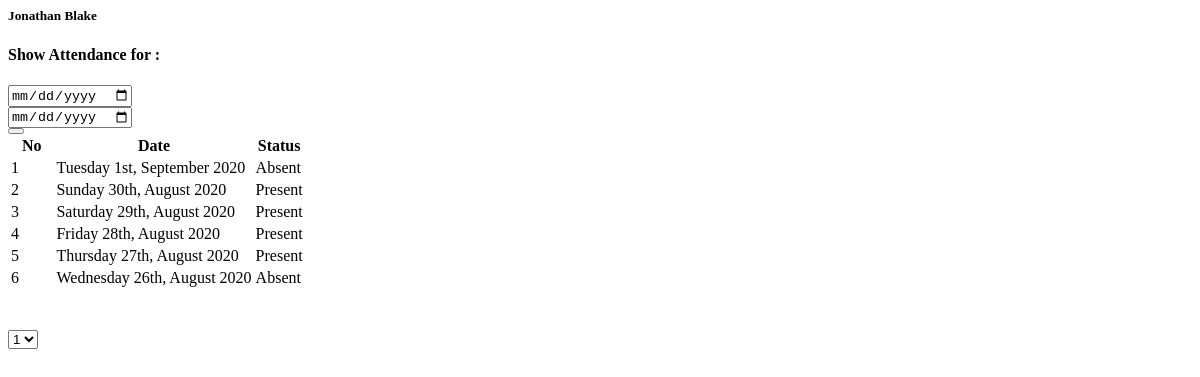
The app's page /students/view-only-attendance/2/ (signed in), older data.
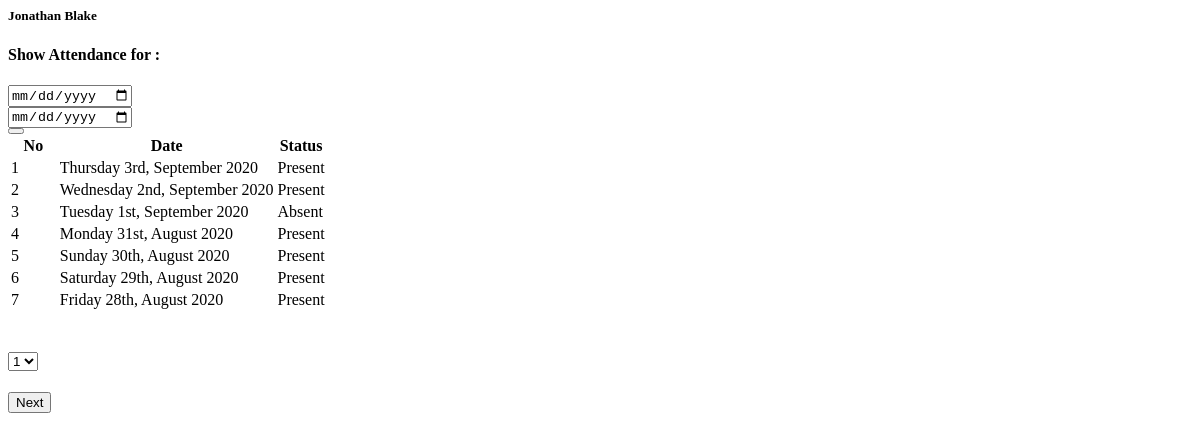
The same page, newer data.
### students/models.py (models this page shows, shortened)
class Attendance(models.Model):
	Class = models.ForeignKey(Class,on_delete=models.CASCADE,unique_for_date="date")
	present_students=models.ManyToManyField(Student, related_name='attendance')
	date = models.DateField(validators=[prevent_future_dates])
	class Meta:
		ordering = ["-date"]
		constraints = [models.UniqueConstraint(fields=["Class","date"],name="unique_attendance")]

### students/views.py (the view)
# urls.py: path("view-only-attendance/",views.view_only_attendance,name="view_only_attendance"),
@require_auth
def view_only_attendance(request,pk):
	user = request.user
	level = user.level
	if level == "Parent":
		student =  user.parent.student_set.get(pk=pk)
	elif level == "Admin":
		student = Student.objects.get(Class__school__admin=user.admin,pk=pk)
	else:
		student = user.teacher.teacher_class.student_set.get(pk=pk)
	attendance = student.Class.attendance_set.all()
	if "start_date" in request.GET.keys():
		start_date = request.GET.get("start_date")
		end_date = request.GET.get("end_date")
		if date.fromisoformat(start_date) > date.today():
			return HttpResponse("DoesNotExist")
		attendance = attendance.filter(date__range=(start_date,end_date))
	else:
		start_date = ""
		end_date = ""
	paginator = Paginator(attendance,7)
	attendance = paginator.get_page(request.GET.get("attendance_page"))
	return render(request,"students/view_only_attendance.html",{"attendance":attendance,"student":student,"start_date" : start_date,"end_date" : end_date})

### tools.py (called while the page is built)
def require_auth(func):
    @wraps(func)
    def innerfunc(request,*args,**kwargs):
        print(dir(request))
        if request.user.is_authenticated:
            return func(request,*args,**kwargs)
        else:
            raise PermissionDenied()
    return innerfunc

### students/templates/students/view_only_attendance.html (shortened to what this page needs)
<div id="attendance-div{{student.pk}}">
    <h5 class="text-center border-bottom mb-3 pb-2">{{student.name}}</h5>
    <h4 class="mt-2 text-center">Show Attendance for :</h4>
    <div class="d-flex my-3" >
        <div class="d-flex date-container ml-0" style="width:40%;">
                <input class="date-input choose-date" type="date" id="start-date" value="{{start_date}}">
        </div>
        <div class="d-flex date-container ml-2" style="width:40%;">
                <input class="date-input choose-date" type="date" id="end-date" value="{{end_date}}">
        </div>
        <div class="d-flex mx-2" style="width:20%;">
            <button class="btn btn-dark radius" id="check-attendance">
            </button>
        </div>
    </div>
    <table class="table attendance-table table-hover">
        <thead class="thead-light">
            <th style="width:15%;">No</th>
            <th>Date</th>
            <th>Status</th>
        </thead>
        <tbody >
            {% for each_attendance in attendance %}
                {% if student in each_attendance.present_students.all %}
                    <tr >
                        <td>{{forloop.counter}}</td>
                        <td>
                            {{each_attendance.date|date:"l jS, F Y"}} </td>
                        <td><span class="badge badge-success">Present</span></td></tr>
                {% else %}
                    <tr>
                        <td>{{forloop.counter}}</td>
                        <td>{{each_attendance.date|date:"l jS, F Y"}}</td><td><span class="badge badge-danger">Absent</span></td>
                    </tr>
                {% endif %}
            {% endfor %}
        </tbody>
    </table>
    <div class="row py-3 border-top border-bottom" >
        <div class="col-4 d-flex" style="padding:0; margin:0; height:40px;" >
        </div>
        <div class="col-4 d-flex" style="padding:0; margin:0; height:40px;">
            <select class="form-control mx-auto attendance-pagination-handler" style="max-width: 100px;">
                {% for page_no in attendance.paginator.page_range %}
                    <option {% if page_no == attendance.number %}selected{% endif %}>{{page_no}}</option>
                {% endfor %}
            </select>
        </div>
        <div class="col-4 d-flex" style="padding:0; margin:0; height:40px;" >
            {% if attendance.has_next %}
                <button class="genric-btn primary mx-auto attendance-pagination-handler " data-page="{{attendance.next_page_number}}" >Next </button>
            {% endif %}
        </div>
    </div>
</div>

Row changes from the older to the newer data that the page shows:
no longer on this page (row unchanged): Attendance: date "Thursday 27th, August 2020"
no longer on this page (row unchanged): Attendance: date "Wednesday 26th, August 2020"
added Attendance: date "Thursday 3rd, September 2020"
added Attendance: date "Wednesday 2nd, September 2020"
added Attendance: date "Monday 31st, August 2020"
Text that changed along with them:
text now shown: "Next"
